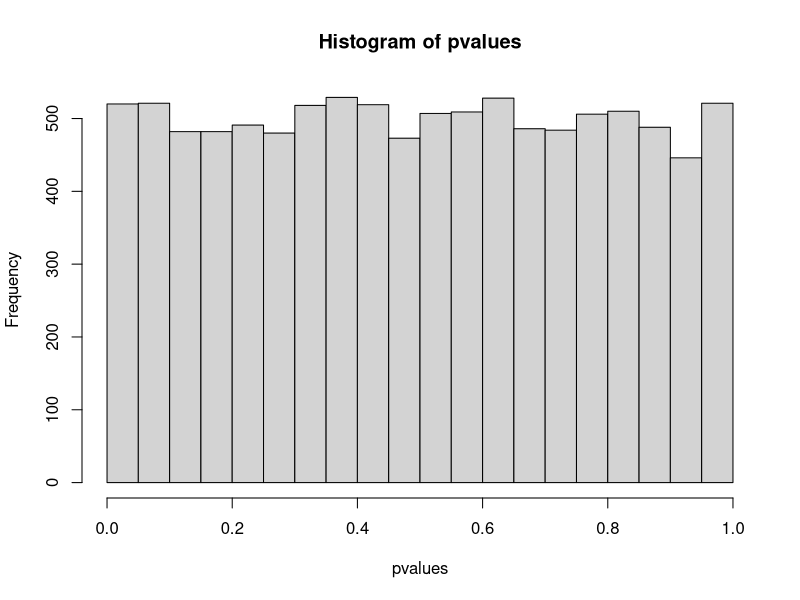
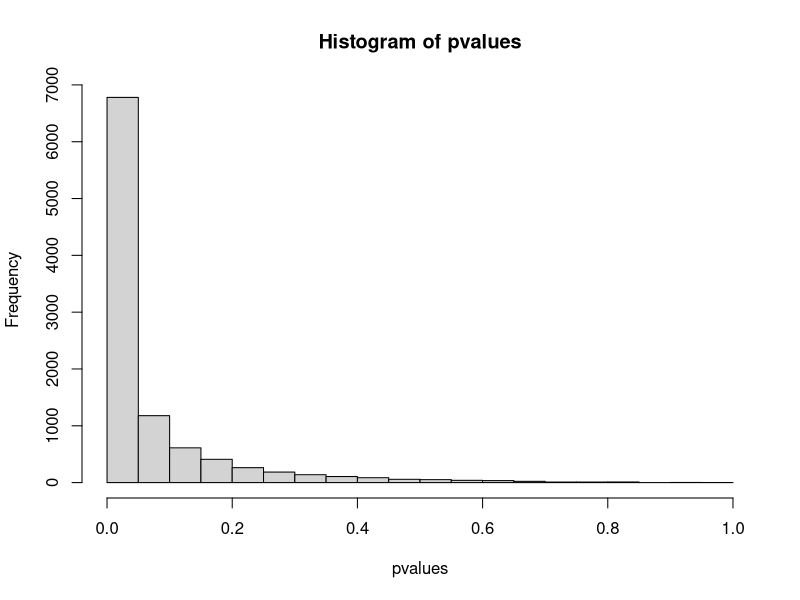
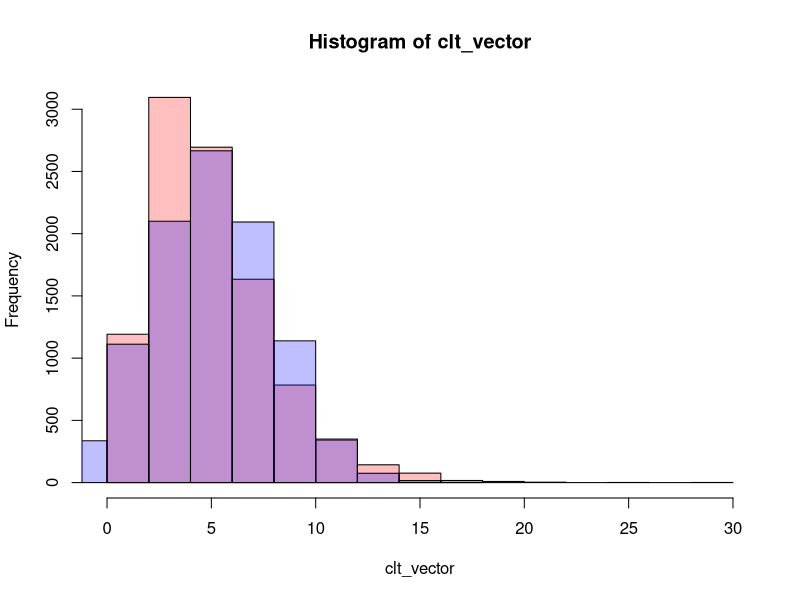
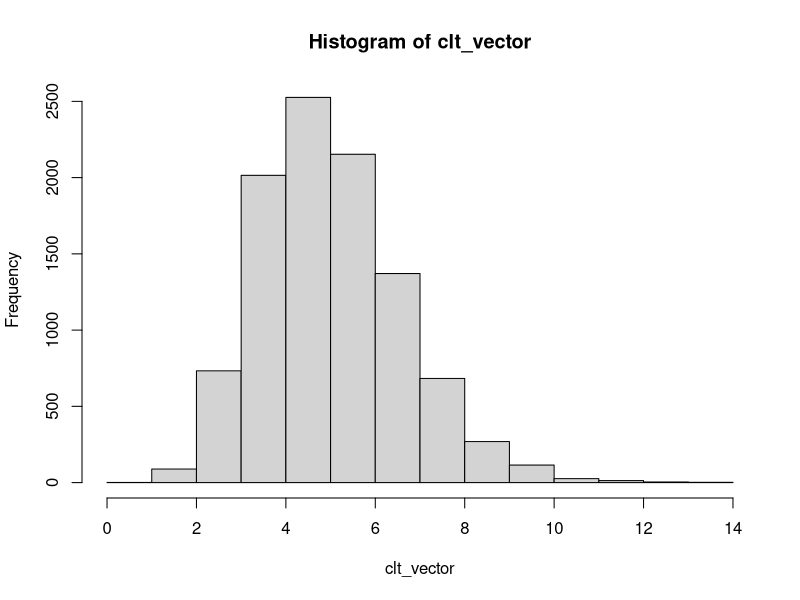
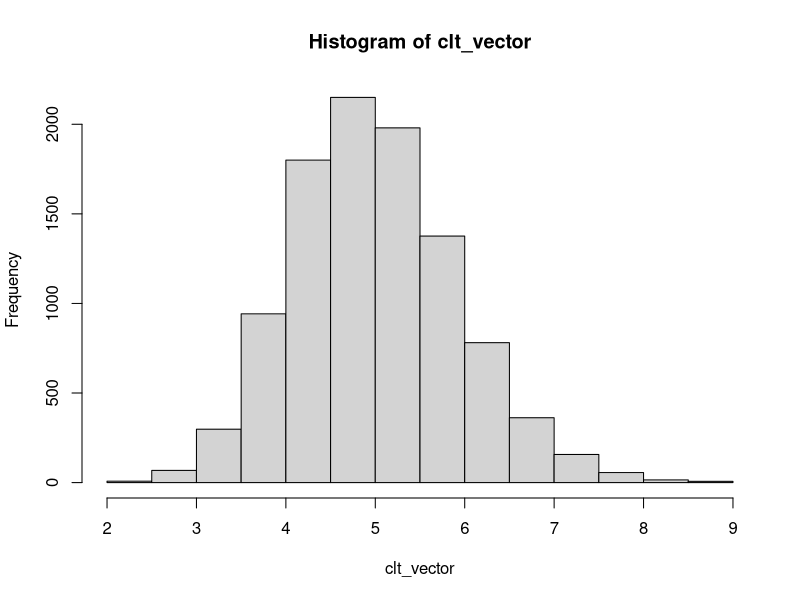
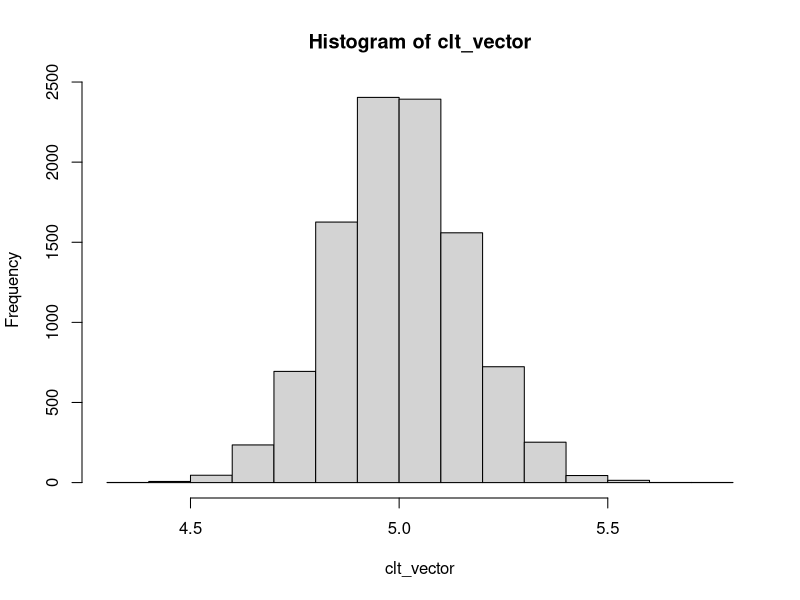
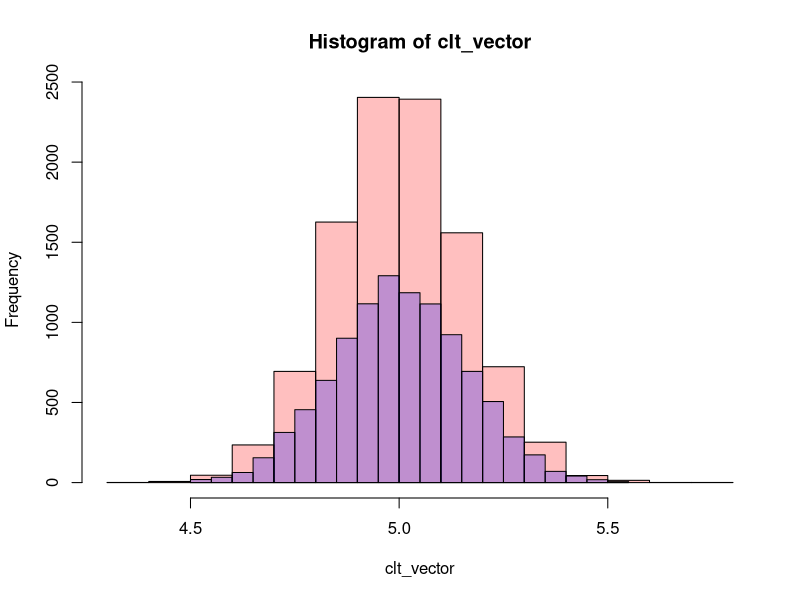

Write R code to recreate these figures, in order.
## ---- chunk 1
rm(list = ls())
#install.packages('dplyr')
library(dplyr) 
## ---- chunk 2
getwd()
## ---- chunk 3

x <- 2
y <- 8
z <- 10
  
x+y
## ---- chunk 4
 ls()
## ---- chunk 5
rm(z)
## ---- chunk 6
# rm(list = ls())
## ---- chunk 7
TRUE
FALSE
NA
## ---- chunk 8
class(T)
class(2)
class(2.5)
## ---- chunk 9
class(2L)
class("Hello")
## ---- chunk 10
as.character(x)
as.integer(2.3)
#as.factor(4)
## ---- chunk 11

class(T + F)

if (0){
  print('Converted to True')
} else {
  print('Converted to False')
}

## ---- chunk 12
my_numbers <- c(1,2,3)
my_sequence = 1:4
my_sequence_2 <- seq(1,11,2) #va de 2 en 2

class(my_numbers)
class(my_sequence)
## ---- chunk 13
my_vector <- c(1, F)
class(my_vector)

my_vector <- c(1,'Hola', F)
class(my_vector)

## ---- chunk 14
my_numbers * 2
c(1,2,3,4) + c(1,2)
## ---- chunk 15
my_named_vector = c(a = 1, b = 2, c = 3, d = 4)
my_named_vector
class(my_named_vector)
## ---- chunk 16
my_sequence_2[2]
my_sequence_2[-2]
my_sequence_2[my_sequence_2<5]
my_named_vector['b'] + my_named_vector['c']
my_named_vector[c('a','b')]
## ---- chunk 17
my_list = list(1, 2, 3, 4)
class(my_list)
my_list_2 = list(my_sequence)

#list of two lists
my_list = list(list(1, 2), list('a', 'b'))
## ---- chunk 18
my_list[1]
class(my_list[[2]])
my_list_2[[1]]
my_list_2[[1]][2] # If you use `[]` with lists, you get a sublist
class(my_list_2[[1]][2])
## ---- chunk 19
if (x>4){
  print('High')
} else {
  print('Low')
}

# another way: 

if_else(x>5, 'High', 'Low')

# If we want to check more than case, we can use the `if - else if - else` structure.

if (x>6){
  print('High')
} else if (x < 3) {
  print('Very Low') 
} else {
  print('Med - Low')
}
## ---- chunk 20
operation = 'plus' 
switch(operation, 
       plus = x + y,
       minus = x - y,
       times = x * y,
       divide = x / y, 
       stop('You specified an unknown operation!')
)

## ---- chunk 21
A = c(1, 2, 3, 4)
B = c(1, 3, 4, 5)

A == B

identical(A, B)
## ---- chunk 22
identical(0L, 0)
## ---- chunk 23
calc_percent_missing = function(x){
  mean(is.na(x))
}
calc_percent_missing(c(1, 2, 6, 3, 7, NA, 9, NA, NA, 1))

# Default values

cobb_douglas = function(x, a = 0.5, b = 0.5) {
  u = x[1]**a * x[2]**b
}
x = c(1, 2) 
print(cobb_douglas(x))
print(cobb_douglas(x, b = 0.4, a = 0.6))
## ---- chunk 24
commas <- function(...) {
  paste(..., collapse = ", ")
}
commas(c(x, letters[1:10]))
## ---- chunk 25
df <- tibble::tibble(
  a = rnorm(10),
  b = c(rnorm(9), NA),
  c = rnorm(10),
  d = rnorm(10)
)
## ---- chunk 26
output = vector("double", ncol(df))

for (i in seq_along(df)){
  output[i] = mean(df[[i]], na.rm = T)
}

output
## ---- chunk 27
test_vector = vector("double", 0)
seq_along(test_vector)
1:length(test_vector)
## ---- chunk 28
for (x in df) {
  print(median(x, na.rm = T))
}
## ---- chunk 29
for (string in colnames(df)) {
  print(median(df[[string]], na.rm = T))
}
## ---- chunk 30
i = 0
while(i<5){
  print(i)
  i = i+1
}
## ---- chunk 31
x <- 1:5
for (val in x) {
if (val == 3){
break
}
print(val)
}
## ---- chunk 32
library(purrr)
median_vector = map_dbl(df, median)
## ---- chunk 33

  vector_means = apply(df, c(2), mean, na.rm=T)
  vector_means
## ---- chunk 34
square_function = function(X) {
  X^2
}

squares = lapply(df, square_function)
class(squares)
length(squares)
data.frame(squares)
## ---- chunk 35
data(iris)
mean_byspecies = tapply(iris$Sepal.Length, iris$Species, mean)
class(mean_byspecies)

df_meanspecies = data.frame(names(mean_byspecies),mean_byspecies)  
head(df_meanspecies)
## ---- chunk 36
squares = sapply(df, square_function)
squares
length(squares)
class(squares)
dim(squares)
## ---- chunk 37
vector1 <- c(5,9,3)
vector2 <- c(10,11,12,13,14,15)
## ---- chunk 38
result <- array(c(vector1,vector2),dim = c(3,3))
print(result)
result <- array(c(vector1,vector2),dim = c(3,3,2))
print(result)
## ---- chunk 39
matrix1 = matrix(c(2.8, 1.6, 0, 1.6, 4.2, 0, 0, 0, 2.1), 3, byrow = TRUE)
matrix1
a = c(3, -1, 0)
t(a) %*% matrix1 %*% a

matrix1
matrix1_inv = solve(matrix1)
matrix1 %*% matrix1_inv #identify

matrix2 = matrix(c(15, 4, 7, 8, 10, 9), 2, byrow = TRUE)
matrix2
t(matrix2)

matrix2 %*% matrix1 # 2*3 times 3*3
## ---- chunk 40
apply(result, c(1), sum)
apply(result, c(2), sum)
apply(result, c(3), sum)
## ---- chunk 41
n = 1000
N = 10000

gen_pval = function(i, mean, variance, n){
  
  x = rnorm(n,mean,variance)
  t = mean(x)*sqrt(n)/sqrt(var(x))
  
  pvalue = pnorm(t, lower.tail = F)
}

#H0 true
pvalues = sapply(1:N, gen_pval, mean=0, variance = 60, n = 1000)
hist(pvalues) #Distribution of p values

#H0 false
pvalues = sapply(1:N, gen_pval, mean=4, variance = 60, n = 1000)
hist(pvalues) #Distribution of p values
## ---- chunk 42
ver =list(c(1,2,3), c(4,5), matrix(c(15, 4, 7, 8, 10, 9), 2, byrow = TRUE))

sum(ver[[1]], ver[[2]], ver[[3]])

c(ver[[1]], ver[[2]], ver[[3]])
## ---- chunk 43
list = list(c(1,2,3), c(4,5,6))

sum(list[[1]] , list[[2]])
sum(list[[1]])
c(list[[1]] , list[[2]])
## ---- chunk 44
 fun_1 <- function(v,n){
   
   avg = mean(v)
   
   if(avg>n){
     print("mean is higher")
   } else {
     print('mean is lower')
   }
 }
 
 fun_1(c(1,2,15,20), 20)
## ---- chunk 45

 fun_2 <- function(N){
   print(sum(1:N))
   print(N*(N+1)/2)
   print(sum(seq(2,N,2)))
 }
 
 fun_2(30)
## ---- chunk 46

fun_3 = function(num){
 if(num > 2) {
   prime = 1
   for(i in 2:(num-1)) {
     if ((num %% i) == 0) {
       prime = 0
       break
     }
   }
 } 
 if(num == 2)    prime = 1
 if(prime == 1) {
   print(paste(num,"is a prime number"))
 } else {
   print(paste(num,"is not a prime number"))
 }
}

fun_3(8)
## ---- chunk 47

P = 8
diff = 10
while (diff!=0) {
  
   Q_d = -1 * P + 15
   Q_s = 2*P + 3
   
   diff = Q_d - Q_s
   
   if (diff>0){
     P = P + 1
   } else {
     P = P - 1
   }
}

print(P)
print(diff)


## ---- chunk 48
mean_exponential = function(i, n, lambda) {

  mean_exp = mean(rexp(n, lambda))
}

reps = 10000

# N = 3
clt_vector = sapply(1:reps, mean_exponential,n= 3, lambda = 0.2 )
normal = rnorm(reps, 1/0.2, sqrt(1/(3*(0.2^2))))
hist(clt_vector, col=rgb(1,0,0,1/4))
hist(normal, col=rgb(0,0,1,1/4) , add=TRUE)

# N = 10
clt_vector = sapply(1:reps, mean_exponential,n= 10, lambda = 0.2 )
hist(clt_vector)
clt_vector = sapply(1:reps, mean_exponential,n= 30, lambda = 0.2 )
hist(clt_vector)
clt_vector = sapply(1:reps, mean_exponential,n= 1000, lambda = 0.2 )
hist(clt_vector)


normal = rnorm(reps, 1/0.2, sqrt(1/(1000*(0.2^2))))
hist(clt_vector, col=rgb(1,0,0,1/4))
hist(normal, col=rgb(0,0,1,1/4) , add=TRUE)
